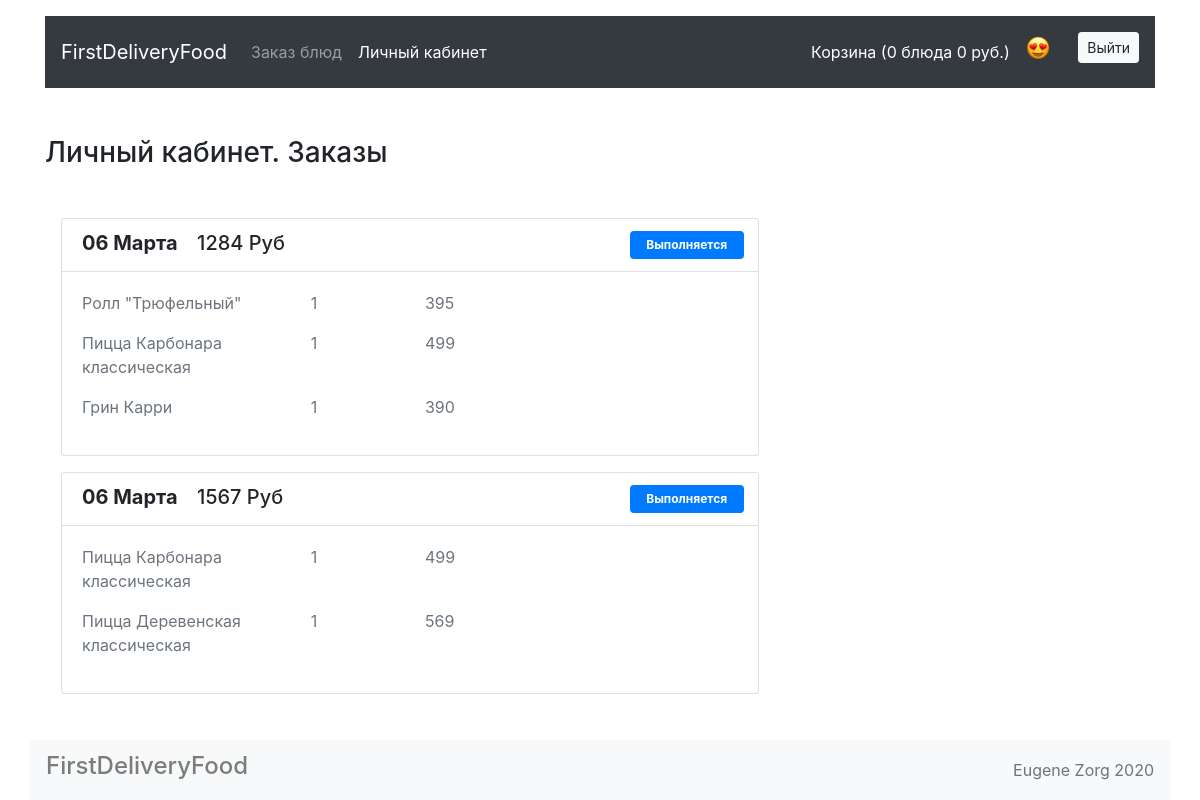
Screenshot of /account/ (signed in) with the database file from the repository.
### models.py (models this page shows)
class OrderModel(db.Model):
    __tablename__ = 'orders'
    id = db.Column(db.Integer, primary_key=True)
    date = db.Column(db.DateTime, default=datetime.datetime.now)
    summa = db.Column(db.Integer, nullable=False)
    status = db.Column(db.String(128), default='Выполняется')
    user_id = db.Column(db.Integer, db.ForeignKey('users.id'))
    users = db.relationship('UserModel', back_populates='orders')
    meals = db.relationship('MealModel', secondary=meals_orders_association, back_populates='orders')

class MealModel(db.Model):
    __tablename__ = 'meals'
    id = db.Column(db.Integer, primary_key=True)
    title = db.Column(db.String(256), nullable=False)
    price = db.Column(db.Integer, nullable=False)
    description = db.Column(db.String(1024), nullable=False)
    picture = db.Column(db.String(128), nullable=False)
    category = db.relationship('CategoryModel', back_populates='meals')
    category_id = db.Column(db.Integer, db.ForeignKey('categories.id'))
    orders = db.relationship('OrderModel', secondary=meals_orders_association, back_populates='meals')

### views.py (the view)
@app.route('/account/')
def account():
    if session.get('user_id'):
        user = db.session.query(UserModel).get(session['user_id'])
        return render_template('account.html', orders=user.orders)
    return abort(404,
                 'Вы не авторизированы для доступа к этой странице. Необходимо пройти регистрацию и войти в личный кабинет.')

### app.py (called while the page is built)
def format_datetime(value, format="%d %m"):
    months = {'01': 'Января',
              '02': 'Февраля',
              '03': 'Марта',
              '04': 'Апреля',
              '05': 'Мая',
              '06': 'Июня',
              '07': 'Июля',
              '08': 'Августа',
              '09': 'Сентября',
              '10': 'Октября',
              '11': 'Ноября',
              '12': 'Декабря'}
    """Format a date time to (Default): d Mon YYYY HH:MM P"""
    if value is None:
        return ""
    date, month = value.strftime(format).split()
    value = date + " " + months[month]
    return value

### templates/account.html (shortened to what this page needs)
{% extends 'base.html' %}
{% block content %}
<main class="container">
    <section class="row">
        <div class="col-12 col-lg-8">
            <h1 class="h3 my-5">Личный кабинет. Заказы</h1>
            {% for order in orders %}
            <div class="card m-3">
                <ul class="list-group list-group-flush">
                    <li class="list-group-item">
                        <div class="row">
                            <div class="col-7 col-lg-9">
                                <span class="h5 font-weight-bold">{{ order.date|formatdatetime }}</span>
                                <span class="h5 col-2">{{ order.summa }} Руб</span>
                            </div>
                            <div class="col-3 col-lg-2 ml-5 py-2 badge
                            {% if order.status =='Готово' %} badge-success {% else %} badge-primary {% endif %}
                            text-wrap">{{ order.status }}
                            </div>
                        </div>
                    </li>
                    <div class="card-body">
                        <div class="row">
                            {% for meal in order.meals %}
                            <p class="col-4 text-muted"> {{ meal.title }} </p>
                            <p class="col-2 text-muted"> 1</p>
                            <p class="col-6 text-muted"> {{ meal.price }} </p>
                            {% endfor %}
                        </div>
                    </div>
                </ul>
            </div>
            {% endfor %}
        </div>
    </section>
</main>
{% endblock %}

### templates/base.html (style rules this page uses)
html { position: relative; min-height: 100%; }
body { margin-bottom: 60px; }

### rows the page displays
OrderModel: date "06 Марта", summa "1284", status "Выполняется"
MealModel: title "Ролл \"Трюфельный\"", price "395"
MealModel: title "Пицца Карбонара классическая", price "499"
MealModel: title "Грин Карри", price "390"
OrderModel: date "06 Марта", summa "1567", status "Выполняется"
MealModel: title "Пицца Деревенская классическая", price "569"

### other values shown
{{ session['cart_id']|count }} "0"
{{ session['cart_price']|sum }} "0"
